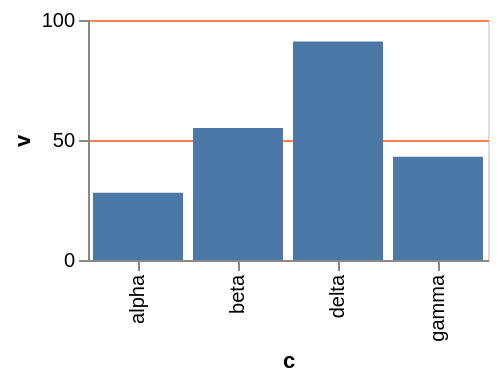

The specification (Vega-Lite) saved for this image:
### Vega-Lite specification from a JSON file in a GitHub repository (floating-point values rounded to 4 significant figures)
{"$schema": "https://vega.github.io/schema/vega-lite/v6.json", "width": 200, "height": 120, "data": {"values": [{"c": "alpha", "v": 28, "w": 3, "t": "2024-01-07"}, {"c": "beta", "v": 55, "w": 7, "t": "2024-03-19"}, {"c": "gamma", "v": 43, "w": 5, "t": "2024-06-02"}, {"c": "delta", "v": 91, "w": 9, "t": "2024-09-11"}]}, "mark": "bar", "encoding": {"x": {"field": "c", "type": "nominal"}, "y": {"field": "v", "type": "quantitative", "axis": {"gridColor": "coral"}}}}
